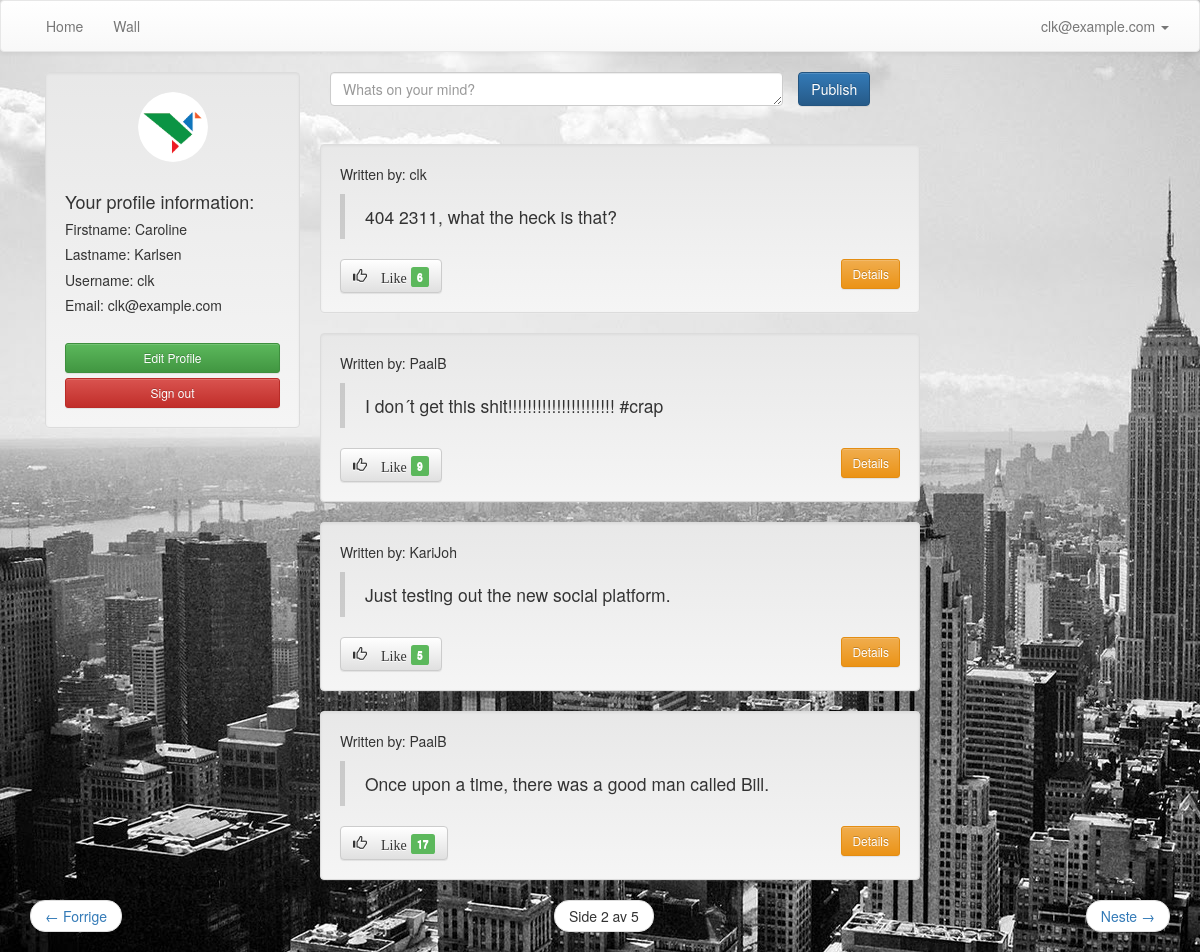
The page /kvittr_messages/?page=2 (signed in) on the database its author committed.
### kvittr_messages/models.py (models this page shows, shortened)
class Message(models.Model):
	message = models.TextField()
	created_by = models.ForeignKey(User, related_name="created_message")
	created_datetime = models.DateTimeField()
	likes = models.PositiveIntegerField(default=0)
	class Meta:
		ordering = ['-id']

### kvittr_messages/views.py (the view)
def message_listing(request):
	new_post = request.POST.get('new_post')
	if new_post:
		post = Message()
		post.message = new_post
		post.created_datetime = timezone.now()
		post.created_by = request.user
		post.save()
	messages = Message.objects.all()
	page_number = request.GET.get('page')
	paginator = Paginator(messages, 4)
	try:
		messages = paginator.page(page_number)
	except PageNotAnInteger:
		messages = paginator.page(1)
	except EmptyPage:
		messages = paginator.page(paginator.num_pages)
	context = {'messages': messages}
	return render(request, 'kvittr_messages/message_listing.html', context)

### kvittr_messages/templates/kvittr_messages/message_listing.html (shortened to what this page needs)
{% extends 'theme/base.html' %}
{% load staticfiles %}
{% block extra_head %}
        <link rel="stylesheet" href="{% static "kvittr_messages/css/style.css" %}">
{% endblock extra_head %}
{% block pagecontent %}
    {% if user.is_authenticated %}
    <div class="col-md-3">
        <div class="well">
            <img src="{% static "kvittr_messages/images/bird.png" %}" class="img-circle profile_pic center-block" alt="Bird">
            <br>
            <h4>Your profile information:</h4>
            <h5>Firstname: {{ user.first_name }}</h5>
            <h5>Lastname: {{ user.last_name }}</h5>
            <h5>Username: {{ user.username }}</h5>
            <h5>Email: {{ user.email }}</h5>
            <br>
             <a href="{% url 'user_profile' %}" class="btn btn-block btn-sm btn-success text-center">Edit Profile</a>
            <a href="{% url 'user_logout' %}" class="btn btn-block btn-sm btn-danger center-block text-center">Sign out</a>
        </div>
    </div>
    <div class="row wall">
        <div class="col-md-13">
            <form class="form-horizontal" method="POST">
                <div class="form-group">
                    <div class="col-sm-10">
                       <textarea class="form-control" rows="1" name="new_post" required placeholder="Whats on your mind?"></textarea>
                    </div>
                    <button type="submit" class="btn btn-primary ">Publish</button>
                </div>
            </form>
        </div>
    </div>
    {% else %}
        <div class="container">
            <div class="page-header">
                <h1 class="text-center">Kvittr Wall <small>- register to write your own messages and to like others! </small></h1>
            </div>
        </div>
    {% endif %}
       <ul>
        {% for message in messages %}
            <li class="well" style="list-style:none; width: 600px; margin-left: auto; margin-right: auto;">
                <p>Written by: {{ message.created_by }} </p>
                <blockquote>{{ message.message }}</blockquote>
        {% if user.is_authenticated %}
                <button type="button" class="add-likes-link btn btn-default" aria-label="Like" data-messageid="{{ message.id }}">
                  <span class="glyphicon glyphicon-thumbs-up" aria-hidden="true"> Like </span>
                  {% endif %}
                  <span class="label label-success label-as-badge" id="id-likes-for-message-{{ message.id }}"> {{ message.likes }}</span>
                </button>
                <a href="{% url 'message_details' message.id %}" class="btn btn-sm btn-warning pull-right">Details</a>
            </li>
        {% endfor %}
        </ul>
    <nav>
        <ul class="pager">
            {% if messages.has_previous %}
                <li class="previous">
                    <a href="?page={{ messages.previous_page_number }}">
                    <span aria-hidden="true"> &larr; </span> Forrige
                    </a>
                </li>
            {% endif %}
                <li>
                    <span class="current">
                        Side {{ messages.number }} av {{ messages.paginator.num_pages }}
                    </span>
                </li>
            {% if messages.has_next %}
                <li class="next">
                    <a href="?page={{ messages.next_page_number }}">
                        Neste <span aria-hidden="true"> &rarr; </span>
                    </a>
                </li>
            {% endif %}
        </ul>
    </nav>
{% endblock %}

### theme/templates/theme/base.html (shortened to what this page needs)
{% extends 'theme/site_base.html' %}
{% block body %}
    <nav class="navbar navbar-default" role="navigation">
      <div class="container-fluid">
        <div class="collapse navbar-collapse" id="bs-example-navbar-collapse-1">
          <ul class="nav navbar-nav">
            <li>
                <a href="{% url 'frontpage' %}">Home</a>
            </li>
            <li>
                <a href="{% url 'message_listing' %}">Wall</a>
            </li>
          </ul>
          <ul class="nav navbar-nav navbar-right">
          {% if user.is_anonymous %}
                <li class="dropdown">
                  <a href="#" class="dropdown-toggle" data-toggle="dropdown">
                    <span class="glyphicon glyphicon-user" aria-hidden="true"></span>
                    <span class="caret"></span></a>
                  <ul class="dropdown-menu" role="menu">
                    <li><a href="{% url 'user_login' %}">Sign in</a></li>
                    <li><a href="{% url 'user_register' %}">Register</a></li>
                  </ul>
                </li>
          {% else %}
                <li class="dropdown">
                  <a href="#" class="dropdown-toggle" data-toggle="dropdown">{{ user.email }} <span class="caret"></span></a>
                </li>
          {% endif %}
          </ul>
        </div>
      </div>
    </nav>
    <div class="container">
        {% block pagecontent %}
        {% endblock %}
    </div>
{% endblock body %}

### kvittr_messages/static/kvittr_messages/css/style.css (style rules this page uses)
body { background-image: url("/static/kvittr_messages/images/background.jpg"); background-repeat:no-repeat; }
.wall { margin-bottom:-28%; width: 550px; height: auto; margin-left: auto; margin-right: auto; }
.profile_pic { width: 70px; height: 70px; }

### rows shown on the page
Message: created_by "clk", message "404 2311, what the heck is that?", likes "6"
Message: created_by "PaalB", message "I don´t get this shit!!!!!!!!!!!!!!!!!!!!!! #crap", likes "9"
Message: created_by "KariJoh", message "Just testing out the new social platform.", likes "5"
Message: created_by "PaalB", message "Once upon a time, there was a good man called Bill.", likes "17"

### other values the page prints
{{ user.email }} "clk@example.com"
{{ user.first_name }} "Caroline"
{{ user.last_name }} "Karlsen"
{{ user.username }} "clk"
{{ messages.number }} "2"
{{ messages.paginator.num_pages }} "5"
